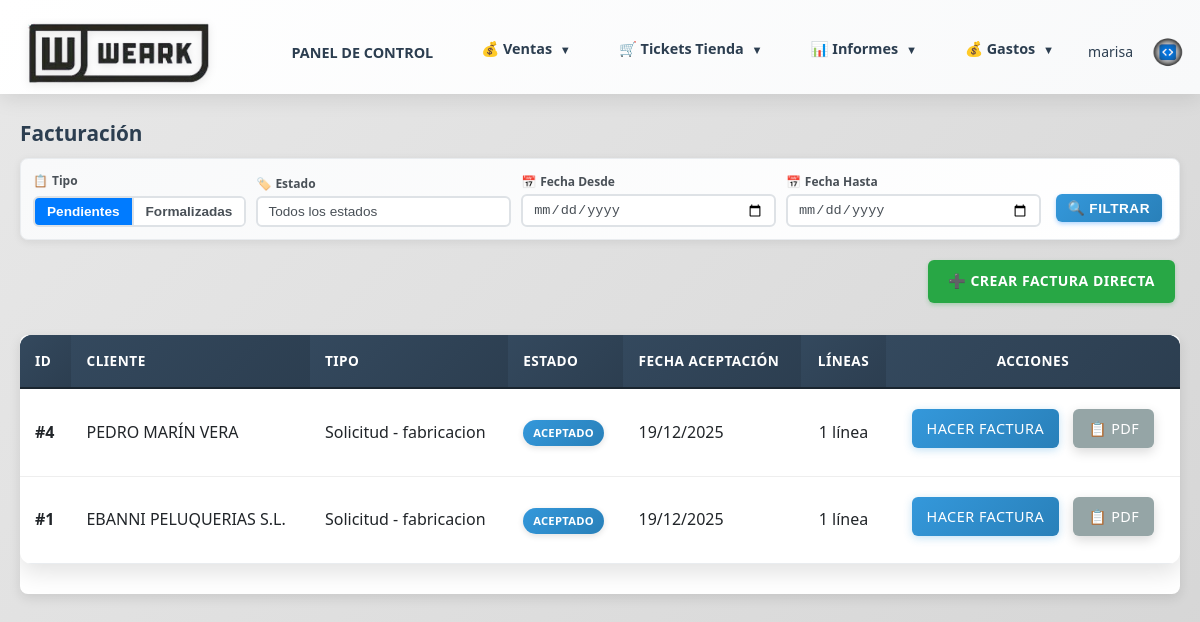
Page /facturacion (signed in) on the earlier database version.
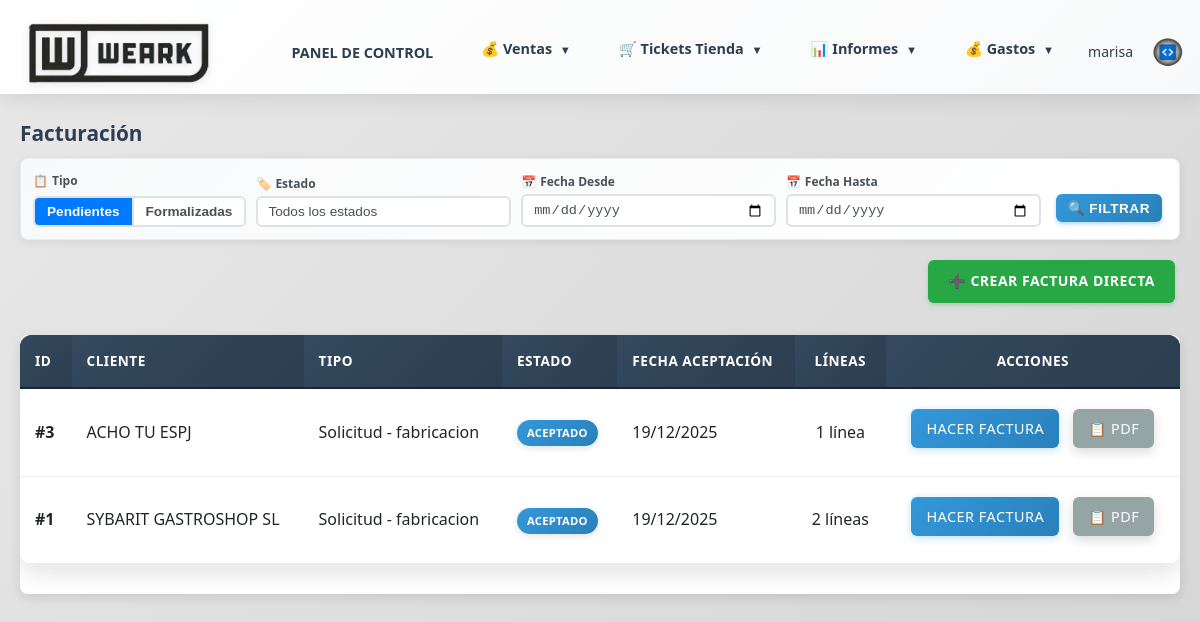
Same page on the later database version.
### models.py (models this page shows, shortened)
class Presupuesto(db.Model):
    __tablename__ = 'presupuestos'
    id = db.Column(db.Integer, primary_key=True)
    comercial_id = db.Column(db.Integer, db.ForeignKey('comerciales.id'), nullable=False)
    cliente_id = db.Column(db.Integer, db.ForeignKey('clientes.id'), nullable=False)
    tipo_pedido = db.Column(db.String(50), nullable=False)  # confeccion, bordado, serigrafia, sublimacion, varios
    estado = db.Column(db.String(50), nullable=False, default='presupuesto')  # presupuesto, aceptado, diseño, diseño finalizado, en preparacion, todo listo, enviado, entregado al cliente, pedido rechazado
    forma_pago = db.Column(db.Text)
    imagen_diseno = db.Column(db.String(255))
    imagen_portada = db.Column(db.String(255))  # Imagen de portada (primera página)
    imagen_adicional_1 = db.Column(db.String(255))  # Imagen adicional 1 (segunda página)
    descripcion_imagen_1 = db.Column(db.Text)  # Descripción de imagen adicional 1
    imagen_adicional_2 = db.Column(db.String(255))  # Imagen adicional 2 (segunda página)
    descripcion_imagen_2 = db.Column(db.Text)  # Descripción de imagen adicional 2
    imagen_adicional_3 = db.Column(db.String(255))  # Imagen adicional 3 (segunda página)
    descripcion_imagen_3 = db.Column(db.Text)  # Descripción de imagen adicional 3
    imagen_adicional_4 = db.Column(db.String(255))  # Imagen adicional 4 (segunda página)
    descripcion_imagen_4 = db.Column(db.Text)  # Descripción de imagen adicional 4
    imagen_adicional_5 = db.Column(db.String(255))  # Imagen adicional 5 (segunda página)
    descripcion_imagen_5 = db.Column(db.Text)  # Descripción de imagen adicional 5
    seguimiento = db.Column(db.Text)
    fecha_presupuesto = db.Column(db.Date)  # Fecha cuando se marcó como presupuesto (usa fecha_creacion si no existe)
    fecha_aceptado = db.Column(db.Date)  # Fecha cuando se aceptó
    fecha_diseno = db.Column(db.Date)  # Fecha cuando se marcó como diseño
    fecha_diseno_finalizado = db.Column(db.Date)  # Fecha cuando se finalizó el diseño
    fecha_en_preparacion = db.Column(db.Date)  # Fecha cuando se marcó como en preparación
    fecha_todo_listo = db.Column(db.Date)  # Fecha cuando se marcó como todo listo
    fecha_enviado = db.Column(db.Date)  # Fecha cuando se envió
    fecha_entregado_cliente = db.Column(db.Date)  # Fecha cuando se entregó al cliente
    fecha_rechazado = db.Column(db.Date)  # Fecha cuando se rechazó
    fecha_aceptacion = db.Column(db.Date)  # Alias de fecha_aceptado para compatibilidad
    fecha_objetivo = db.Column(db.Date)  # Fecha objetivo de entrega
    fecha_entrega_trabajo = db.Column(db.Date)
    fecha_envio_taller = db.Column(db.Date)
    fecha_entrega_bordados = db.Column(db.Date)
    fecha_entrega_cliente = db.Column(db.Date)
    fecha_pendiente_enviar = db.Column(db.Date)  # Deprecated: usar fecha_presupuesto
    fecha_envio = db.Column(db.Date)  # Deprecated: usar fecha_enviado
    fecha_respuesta = db.Column(db.Date)  # Deprecated: usar fecha_aceptado o fecha_rechazado
    fecha_creacion = db.Column(db.DateTime, default=datetime.utcnow)
    lineas = db.relationship('LineaPresupuesto', backref='presupuesto', lazy=True, cascade='all, delete-orphan')

class Cliente(db.Model, UserMixin):
    __tablename__ = 'clientes'
    id = db.Column(db.Integer, primary_key=True)
    nombre = db.Column(db.String(200), nullable=False)
    alias = db.Column(db.String(200))  # Alias o nombre alternativo
    nif = db.Column(db.String(20))  # NIF/CIF del cliente
    direccion = db.Column(db.Text)
    poblacion = db.Column(db.String(100))  # Población
    provincia = db.Column(db.String(100))  # Provincia
    codigo_postal = db.Column(db.String(10))  # Código Postal
    pais = db.Column(db.String(100), default='España')  # País
    telefono = db.Column(db.String(50))  # Teléfono fijo
    movil = db.Column(db.String(50))  # Teléfono móvil
    email = db.Column(db.String(100))
    categoria = db.Column(db.String(50))  # Categoría: hosteleria, clinica, colegio, emerita, carnaval, transporte, varios
    personas_contacto = db.Column(db.Text)  # Personas de contacto
    anotaciones = db.Column(db.Text)  # Anotaciones adicionales
    usuario_web = db.Column(db.String(80), unique=True, nullable=True)  # Usuario para acceso web
    password_hash = db.Column(db.String(255), nullable=True)  # Contraseña hash
    fecha_creacion = db.Column(db.DateTime, default=datetime.utcnow)
    fecha_alta = db.Column(db.Date)  # Fecha de alta del cliente
    ultimo_acceso = db.Column(db.DateTime)
    comercial_id = db.Column(db.Integer, db.ForeignKey('comerciales.id'), nullable=True)
    comercial = db.relationship('Comercial', backref='clientes_asignados', lazy=True)
    pedidos = db.relationship('Pedido', backref='cliente', lazy=True)
    presupuestos = db.relationship('Presupuesto', backref='cliente', lazy=True)

### routes/facturacion.py (the view, shortened to what this page needs)
@facturacion_bp.route('/facturacion')
@login_required
def facturacion():
    tipo_vista = request.args.get('tipo_vista', 'pendientes')
    estado_filtro = request.args.get('estado', '')
    fecha_desde = request.args.get('fecha_desde', '')
    fecha_hasta = request.args.get('fecha_hasta', '')
    prefacturas = []
    facturas = []
    if tipo_vista == 'pendientes':
        presupuestos_con_factura_ids = [f.presupuesto_id for f in Factura.query.with_entities(Factura.presupuesto_id).filter(Factura.presupuesto_id.isnot(None)).all()]
        query_solicitudes = Presupuesto.query.filter(Presupuesto.estado == 'aceptado')
        if presupuestos_con_factura_ids:
            query_solicitudes = query_solicitudes.filter(not_(Presupuesto.id.in_(presupuestos_con_factura_ids)))
        if estado_filtro:
            query_solicitudes = query_solicitudes.filter(Presupuesto.estado == estado_filtro)
        if fecha_desde:
            try:
                fecha_desde_obj = datetime.strptime(fecha_desde, '%Y-%m-%d').date()
                query_solicitudes = query_solicitudes.filter(Presupuesto.fecha_creacion >= datetime.combine(fecha_desde_obj, datetime.min.time()))
            except ValueError:
                pass
        if fecha_hasta:
            try:
                fecha_hasta_obj = datetime.strptime(fecha_hasta, '%Y-%m-%d').date()
                query_solicitudes = query_solicitudes.filter(Presupuesto.fecha_creacion <= datetime.combine(fecha_hasta_obj, datetime.max.time()))
            except ValueError:
                pass
        solicitudes = query_solicitudes.order_by(Presupuesto.id.desc()).all()
        prefacturas = list(solicitudes)
        prefacturas.sort(key=lambda x: x.fecha_creacion if x.fecha_creacion else datetime.min, reverse=True)
        estados_presupuestos = db.session.query(Presupuesto.estado).distinct().all()
        estados_list = list(set([estado[0] for estado in estados_presupuestos if estado[0]]))
    return render_template('facturacion.html',
                         prefacturas=prefacturas,
                         facturas=facturas,
                         estados=estados_list,
                         tipo_vista=tipo_vista,
                         estado_filtro=estado_filtro,
                         fecha_desde=fecha_desde,
                         fecha_hasta=fecha_hasta)

### app.py (called while the page is built)
@login_manager.user_loader
def load_user(user_id):
    from models import Usuario, Cliente
    if user_id.startswith('cliente_'):
        cliente_id = int(user_id.replace('cliente_', ''))
        cliente = Cliente.query.get(cliente_id)
        if cliente and cliente.tiene_acceso_web():
            return cliente
        return None
    else:
        return Usuario.query.get(int(user_id))

### models.py (called while the page is built)
    def is_supervisor(self):
        return self.rol == 'supervisor'

### templates/facturacion.html (shortened to what the changed rows need)
{% extends "base.html" %}
{% block content %}
<h2 style="margin: 0 0 8px 0; padding-bottom: 0; font-size: 1.3rem;">Facturación</h2>
{% if tipo_vista == 'pendientes' %}
{% if prefacturas %}
<div class="table-container" style="background: white; border-radius: 8px; box-shadow: 0 4px 12px rgba(0,0,0,0.1); overflow: hidden; margin-bottom: 40px;">
    <table style="width: 100%; border-collapse: collapse;">
        <thead>
            <tr style="background: linear-gradient(135deg, #34495e 0%, #2c3e50 100%); border-bottom: 2px solid #1a252f;">
                <th style="padding: 15px; text-align: left; color: #ffffff; font-weight: 600;">ID</th>
                <th style="padding: 15px; text-align: left; color: #ffffff; font-weight: 600;">Cliente</th>
                <th style="padding: 15px; text-align: left; color: #ffffff; font-weight: 600;">Tipo</th>
                <th style="padding: 15px; text-align: left; color: #ffffff; font-weight: 600;">Estado</th>
                <th style="padding: 15px; text-align: left; color: #ffffff; font-weight: 600;">Fecha Aceptación</th>
                <th style="padding: 15px; text-align: center; color: #ffffff; font-weight: 600;">Líneas</th>
                <th style="padding: 15px; text-align: center; color: #ffffff; font-weight: 600;">Acciones</th>
            </tr>
        </thead>
        <tbody>
            {% for prefactura in prefacturas %}
            {% set es_solicitud = prefactura.__class__.__name__ == 'Presupuesto' %}
            <tr class="pedido-row" style="border-bottom: 1px solid #e9ecef; transition: all 0.3s ease;">
                <td style="padding: 15px; color: #212529; font-weight: 600;">#{{ prefactura.id }}</td>
                <td style="padding: 15px; color: #212529; font-weight: 500;">
                    {{ prefactura.cliente.nombre if prefactura.cliente else 'N/A' }}
                </td>
                <td style="padding: 15px; color: #212529;">
                    {% if es_solicitud %}
                        Solicitud - {{ prefactura.tipo_pedido if prefactura.tipo_pedido else 'N/A' }}
                    {% else %}
                        {{ prefactura.tipo_pedido }}
                    {% endif %}
                </td>
                <td style="padding: 15px;">
                    <span class="badge badge-estado-{{ prefactura.estado.lower()|replace(' ', '-')|replace('ó', 'o')|replace('í', 'i')|replace('é', 'e') }}">
                        {{ prefactura.estado }}
                    </span>
                </td>
                <td style="padding: 15px; color: #212529;">
                    {% if es_solicitud %}
                        {% if prefactura.fecha_aceptado %}
                            {{ prefactura.fecha_aceptado.strftime('%d/%m/%Y') }}
                        {% else %}
                            <span style="color: #999;">-</span>
                        {% endif %}
                    {% else %}
                        {% if prefactura.fecha_aceptacion %}
                            {{ prefactura.fecha_aceptacion.strftime('%d/%m/%Y') }}
                        {% else %}
                            <span style="color: #999;">-</span>
                        {% endif %}
                    {% endif %}
                </td>
                <td style="padding: 15px; text-align: center; color: #212529;">
                    {{ prefactura.lineas|length }} línea{{ 's' if prefactura.lineas|length != 1 else '' }}
                </td>
                <td style="padding: 15px; text-align: center;">
                    {% if es_solicitud %}
                        <a href="{{ url_for('facturacion.ver_factura_solicitud', presupuesto_id=prefactura.id) }}"
                           class="btn btn-info"
                           style="padding: 8px 15px; font-size: 0.9rem; text-decoration: none; display: inline-block; margin-right: 5px;">
                            Hacer Factura
                        </a>
                        <a href="{{ url_for('presupuestos.descargar_pdf_presupuesto', presupuesto_id=prefactura.id) }}"
                           class="btn btn-secondary"
                           style="padding: 8px 15px; font-size: 0.9rem; text-decoration: none; display: inline-block;"
                           target="_blank">
                            📋 PDF
                        </a>
                    {% endif %}
                </td>
            </tr>
            {% endfor %}
        </tbody>
    </table>
</div>
{% else %}
<div style="background: white; border-radius: 8px; padding: 40px; text-align: center; box-shadow: 0 4px 12px rgba(0,0,0,0.1); margin-bottom: 40px;">
    <p style="color: #999; font-size: 1.1rem; margin: 0;">No hay prefacturas pendientes.</p>
</div>
{% endif %}
{% endif %}
{% endblock %}

Differences in the rows shown:
removed Presupuesto: id "4", cliente "PEDRO MARÍN VERA", tipo_pedido "fabricacion", estado "ACEPTADO", fecha_aceptado "19/12/2025", lineas|length "1"
now on this page (row edited): Presupuesto: id "3", cliente "ACHO TU ESPJ", tipo_pedido "fabricacion", estado "ACEPTADO", fecha_aceptado "19/12/2025", lineas|length "1"
changed Presupuesto id 1: cliente "EBANNI PELUQUERIAS S.L." → "SYBARIT GASTROSHOP SL"; lineas|length "1" → "2"; lineas (not shown) → "s"
